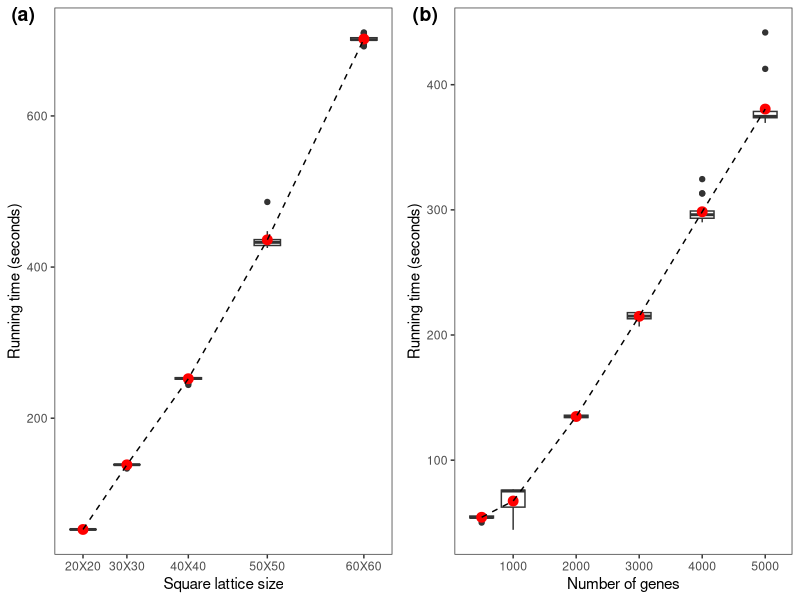

Reproduce this figure in R.
m20 = read.table(file = "scalability_test/result_n/20by20.txt")[1:20,]-2
m20 = cbind(rep(20, 20), m20)

m30 = read.table(file = "scalability_test/result_n/30by30.txt")[1:20,]
m30 = cbind(rep(30, 20), m30)

m40 = read.table(file = "scalability_test/result_n/40by40.txt")[1:20,]
m40 = cbind(rep(40, 20), m40)

m50 = read.table(file = "scalability_test/result_n/50by50.txt")[1:20,]
m50 = cbind(rep(50, 20), m50)

m60 = read.table(file = "scalability_test/result_n/60by60.txt")[1:20,]
m60 = cbind(rep(60, 20), m60)

m70 = read.table(file = "scalability_test/result_n/70by70.txt")[1:12,]
m70 = cbind(rep(70, 20), m70)

m80 = read.table(file = "scalability_test/result_n/80by80.txt")[1:20,]
m80 = cbind(rep(80, 20), m80)

m90 = read.table(file = "scalability_test/result_n/90by90.txt")[1:20,]
m90 = cbind(rep(90, 20), m90)

run_time = as.data.frame(rbind(m20, m30, m40, m50, m60, m70, m80, m90))
colnames(run_time) = c("m", "time")
run_time$time = as.numeric(run_time$time)*10
run_time$n = (run_time$m)^2

df = aggregate(run_time$time, list(run_time$m), FUN=mean)
colnames(df) = c("m", "time")
df$n = (df$m)^2



library(ggplot2)
p1 = ggplot() + geom_boxplot(data = run_time, aes(x = n, y = time, group = n)) + 
  geom_point(data = df, aes(x = n, y = time), color = "red", size = 3) + 
  geom_line(data = df, aes(x = n, y = time), linetype = 2) + theme_bw() + 
  xlab("Square lattice size") + ylab("Running time (seconds)") + 
  theme(panel.grid = element_blank()) + 
  scale_x_discrete(limit = c(20^2, 30^2, 40^2, 50^2, 60^2, 70^2, 80^2, 90^2),
                   labels = c("20X20", "30X30", "40X40", "50X50", "60X60", "70X70", "80X80", "90X90"))





test = data.frame(X= ((2:6))^2, Y = df$time[1:5])
model = lm(Y ~ X, data = test)
summary(model)




run_time = as.data.frame(rbind(m20, m30, m40, m50, m60))
colnames(run_time) = c("m", "time")
run_time$time = as.numeric(run_time$time)*10
run_time$n = (run_time$m)^2

df = aggregate(run_time$time, list(run_time$m), FUN=mean)
colnames(df) = c("m", "time")
df$n = (df$m)^2



library(ggplot2)
p2 = ggplot() + geom_boxplot(data = run_time, aes(x = n, y = time, group = n)) + 
  geom_point(data = df, aes(x = n, y = time), color = "red", size = 3) + 
  geom_line(data = df, aes(x = n, y = time), linetype = 2) + theme_bw() + 
  xlab("Square lattice size") + ylab("Running time (seconds)") + 
  theme(panel.grid = element_blank()) + 
  scale_x_continuous(breaks = c(20^2, 30^2, 40^2, 50^2, 60^2),
                     labels = c("20X20", "30X30", "40X40", "50X50", "60X60"))




m500 = read.table(file = "scalability_test/result_p/p_500.txt")[1:20,]
m500 = cbind(rep(500, 20), m500)

m1000 = read.table(file = "scalability_test/result_p/p_1000.txt")[1:20,]
m1000 = cbind(rep(1000, 20), m1000)

m2000 = read.table(file = "scalability_test/result_p/p_2000.txt")[1:20,]
m2000 = cbind(rep(2000, 20), m2000)

m3000 = read.table(file = "scalability_test/result_p/p_3000.txt")[1:20,]
m3000 = cbind(rep(3000, 20), m3000)

m4000 = read.table(file = "scalability_test/result_p/p_4000.txt")[1:20,]
m4000 = cbind(rep(4000, 20), m4000)

m5000 = read.table(file = "scalability_test/result_p/p_5000.txt")[1:20,]
m5000 = cbind(rep(5000, 20), m5000)

m6000 = read.table(file = "scalability_test/result_p/p_6000.txt")[1:20,]
m6000 = cbind(rep(6000, 20), m6000)

m7000 = read.table(file = "scalability_test/result_p/p_7000.txt")[1:20,]
m7000 = cbind(rep(7000, 20), m7000)

run_time = as.data.frame(rbind(m500, m1000, m2000, m3000, m4000, m5000))
colnames(run_time) = c("p", "time")
run_time$time = as.numeric(run_time$time)*10


df = aggregate(run_time$time, list(run_time$p), FUN=mean)
colnames(df) = c("p", "time")


library(ggplot2)
p3 = ggplot() + geom_boxplot(data = run_time, aes(x = p, y = time, group = p)) + 
  geom_point(data = df, aes(x = p, y = time), color = "red", size = 3) + 
  geom_line(data = df, aes(x = p, y = time), linetype = 2) + theme_bw() + 
  xlab("Number of genes") + ylab("Running time (seconds)") +
  theme(panel.grid = element_blank()) 


test = data.frame(X= c(0.5, (1:5)), Y = df$time)
model = lm(Y ~ X, data = test)
summary(model)



library(cowplot)
p <- plot_grid(p2, p3, labels=c('(a)', '(b)'))

gg = ggdraw() + 
  draw_plot(p2, x=0, y=0, width = 1/2, height = 1, scale = 1) +
  draw_plot(p3, x=1/2, y=0, width = 1/2, height = 1, scale = 1) 

#plotLegend = plot_complete(500, legend.position = "bottom")
#legend = get_legend(plotLegend[[1]])

#plot_final = plot_grid(gg, legend, nrow = 2,rel_heights = c(9, 1))

#ggsave(gg, filename = "scalability_test/runtime.pdf", width = 8, height = 3)
ggsave(p, filename = "reproduce/img/FigureS11.pdf", width = 8, height = 3)
